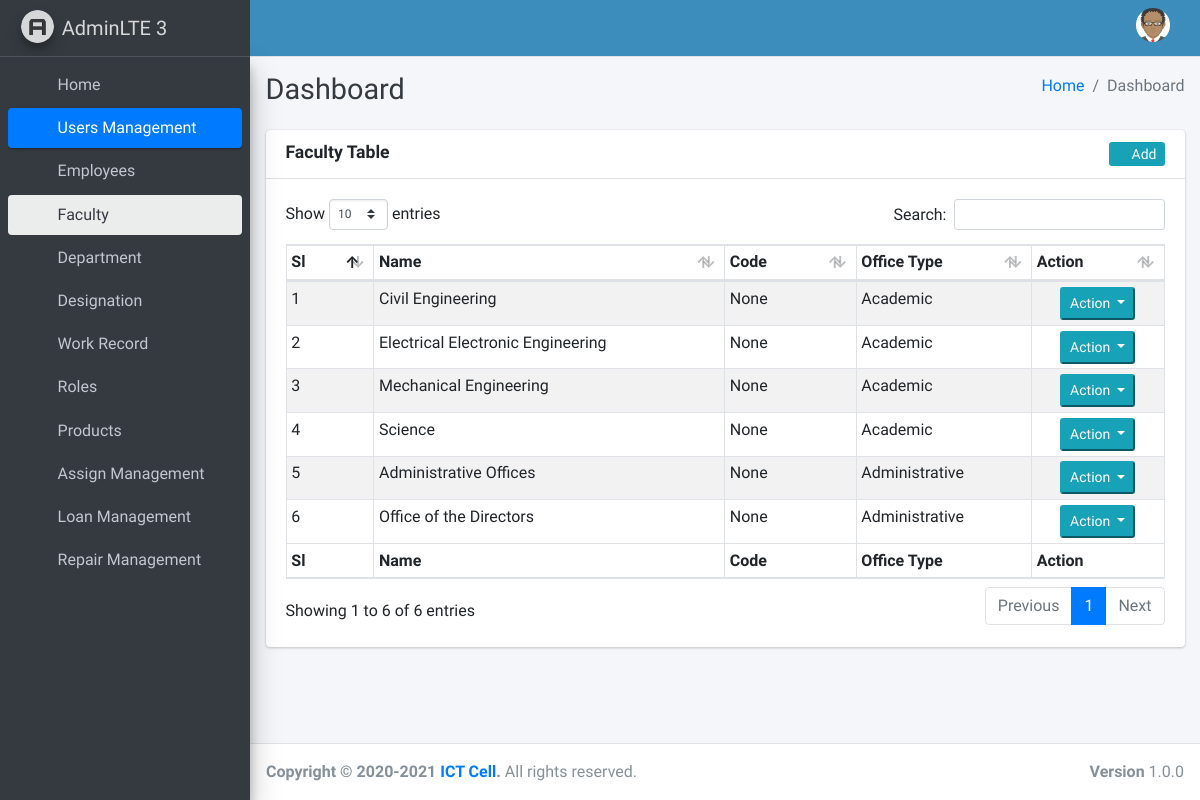
The page /employees/faculty/ (signed in) on the database its author committed.
### employees/models.py (models this page shows, shortened)
class TimeStampedModel(models.Model):
    created_at = models.DateTimeField(auto_now_add=True, auto_now=False, blank=True, null=True)
    modified_at = models.DateTimeField(auto_now=True, blank=True, null=True)
    class Meta:
        abstract = True

class Employee(TimeStampedModel):
    user = models.OneToOneField(settings.AUTH_USER_MODEL, on_delete=models.CASCADE, related_name='employee')
    cell_no = models.CharField(max_length=20, blank=True, null=True)
    address = models.TextField(max_length=300, blank=True, null=True)
    gender = models.CharField(max_length=20, choices=GENDER, blank=True, null=True)
    dob = models.DateField(blank=True, null=True)
    image = models.ImageField(blank=True, null=True, default='employee/avatar.png', upload_to='employee/')
    employee_no = models.IntegerField(blank=True, null=True)
    joining_date = models.DateField(blank=True, null=True)
    active_status = models.CharField(max_length=10, choices=ACTIVE_STATUS, default='active')
    department = models.ForeignKey(Department, on_delete=models.PROTECT, related_name='department', blank=True,
                                   null=True)
    userType = models.ForeignKey(UserType, on_delete=models.PROTECT, related_name='userType', blank=True, null=True)
    designation = models.ForeignKey(Designation, on_delete=models.PROTECT, related_name='designation', blank=True,
                                    null=True)
    slug = models.SlugField(editable=False)

class Faculty(TimeStampedModel):
    name = models.CharField(max_length=200)
    code = models.CharField(max_length=20, blank=True, null=True)
    acronym = models.CharField(max_length=100, blank=True, null=True)
    description = models.TextField(blank=True, null=True)
    office_type = models.CharField(max_length=10, choices=DEPARTMENT_TYPE, default='ac')
    slug = models.SlugField(editable=False)

### employees/views.py (the view)
# urls.py: path('faculty/', FacultyListView.as_view(), name='faculty_list'),
class FacultyListView(LoginRequiredMixin, ListView):
    template_name = 'employee/faculty/faculty_list.html'
    model = Faculty
    context_object_name = "faculties"

### templates/employee/faculty/faculty_list.html (shortened to what this page needs)
{% extends '_base.html' %}
{% block content %}
    <div class="row">
        <div class="col-12">
            <div class="card">
                <div class="card-header">
                    <h3 class="card-title"><b>Faculty Table</b></h3>
                    <div class="float-right">
                        <a class="btn-sm bg-info" href="{% url 'faculty_create' %}">
                            <i class="fas fa-plus"></i> Add
                        </a>
                    </div>
                </div>
                <div class="card-body">
                    <table id="example1" class="table table-bordered table-striped table-sm">
                        <colgroup>
                            <col span="1" style="width: 10%;">
                            <col span="1" style="width: 40%;">
                            <col span="1" style="width: 15%;">
                            <col span="1" style="width: 20%;">
                             <col span="1" style="width: 15%;">
                        </colgroup>
                        <thead>
                        <tr>
                            <th>Sl</th>
                            <th>Name</th>
                            <th>Code</th>
                            <th>Office Type</th>
                            <th>Action</th>
                        </tr>
                        </thead>
                        <tbody>
                        {% for faculty in faculties %}
                            <tr>
                                <td>{{ forloop.counter }}</td>
                                <td>{{ faculty.name }} </td>
                                <td>{{ faculty.code }}</td>
                                <td>
                                    {% if faculty.office_type == 'ac' %}
                                        Academic
                                    {% else %}
                                        Administrative
                                    {% endif %}
                                </td>
                                <td class="text-center">
                                    <div class="btn-group">
                                      <button type="button" class="btn-sm btn-info dropdown-toggle" data-toggle="dropdown" aria-haspopup="true" aria-expanded="false">
                                        Action
                                      </button>
                                    </div>
                                </td>
                            </tr>
                        {% endfor %}
                        </tbody>
                        <tfoot>
                        <tr>
                            <th>Sl</th>
                            <th>Name</th>
                            <th>Code</th>
                            <th>Office Type</th>
                            <th>Action</th>
                        </tr>
                        </tfoot>
                    </table>
                </div>
            </div>
        </div>
    </div>
{% endblock %}

### templates/_base.html (shortened to what this page needs)
{% load static %}
<!doctype html>
<html lang="en">
<head>
    {% include 'layouts/_styles.html' %}
</head>
<body class="hold-transition sidebar-mini layout-navbar-fixed">
<div class="wrapper">
    {% include 'layouts/_main_header.html' %}
    {% include 'layouts/_main_sideba.html' %}
    <div class="content-wrapper">
        <div class="content-header">
            <div class="container-fluid">
                <div class="row mb-2">
                    <div class="col-sm-6">
                        <h1 class="m-0 text-dark">Dashboard</h1>
                    </div>
                    <div class="col-sm-6">
                        <ol class="breadcrumb float-sm-right">
                            <li class="breadcrumb-item"><a href="#">Home</a></li>
                            <li class="breadcrumb-item active">Dashboard</li>
                        </ol>
                    </div>
                </div>
            </div>
        </div>
        <section class="content">
            <div class="container-fluid">
                {% block content %}
                {% endblock %}
            </div>
        </section>
    </div>
    {% include 'layouts/_main_footer.html' %}
</div>
</body>
</html>

### templates/layouts/_styles.html (shortened to what this page needs)
{% load static %}
<link rel="stylesheet" href= {%  static  "plugins/fontawesome-free/css/all.min.css" %}>
  <link rel="stylesheet" href="https://code.ionicframework.com/ionicons/2.0.1/css/ionicons.min.css" %}>
  <link rel="stylesheet" href={%  static  "plugins/tempusdominus-bootstrap-4/css/tempusdominus-bootstrap-4.min.css" %}>
  <link rel="stylesheet" href={%  static  "plugins/icheck-bootstrap/icheck-bootstrap.min.css" %}>
  <link rel="stylesheet" href={%  static  "plugins/jqvmap/jqvmap.min.css" %}>
  <link rel="stylesheet" href={% static "css/adminlte.min.css" %}>
  <link rel="stylesheet" href={%  static  "plugins/overlayScrollbars/css/OverlayScrollbars.min.css" %}>
  <link rel="stylesheet" href={%  static  "plugins/daterangepicker/daterangepicker.css" %}>
  <link rel="stylesheet" href={%  static  "plugins/summernote/summernote-bs4.css" %}>
  <link rel="stylesheet" href={%  static  "css/all-skins.min.css" %}>
  <link rel="stylesheet" href={% static "plugins/datatables-bs4/css/dataTables.bootstrap4.min.css"  %}>
  <link rel="stylesheet" href={% static "plugins/datatables-responsive/css/responsive.bootstrap4.min.css" %}>

### templates/layouts/_main_header.html (shortened to what this page needs)
{% load static %}
<nav class="main-header navbar navbar-expand navbar-lightblue navbar-light">
    <ul class="navbar-nav">
        <li class="nav-item">
            <a class="nav-link" data-widget="pushmenu" href="#" role="button"><i class="fas fa-bars"></i></a>
        </li>
    </ul>
    <ul class="navbar-nav ml-auto">
        <li class="nav-item dropdown user-menu">
            <a class="nav-link" data-toggle="dropdown" href="#">
                <img src="{{ user.employee.image.url }}" class="user-image" alt="">
            </a>
                </li>
            </ul>
</nav>

### templates/layouts/_main_sideba.html (shortened to what this page needs)
{% load static %}
<aside class="main-sidebar sidebar-dark-primary elevation-4">
    <a href="" class="brand-link">
        <img src="{% static "img/AdminLTELogo.png" %}" alt="AdminLTE Logo" class="brand-image img-circle elevation-3"
             style="opacity: .8">
        <span class="brand-text font-weight-light">AdminLTE 3</span>
    </a>
    <div class="sidebar">
        <nav class="mt-2">
            <ul class="nav nav-pills nav-sidebar flex-column" data-widget="treeview" role="menu" data-accordion="false">
                <li class="nav-item">
                    <a href="#" class="nav-link">
                        <i class="fas fa-tachometer-alt nav-icon"></i>
                        <p>Home</p>
                    </a>
                </li>
                 {% url 'employee_list' as  employee_list %}
                 {% url 'faculty_list'  as  faculty_list %}
                 {% url 'department_list' as  department_list %}
                 {% url 'designation_list' as  designation_list %}
                <li class="nav-item has-treeview
                    {% if request.path == employee_list or  request.path == faculty_list or  request.path == department_list or  request.path == designation_list %}
                          menu-open
                    {% endif %} ">
                    <a href="#" class="nav-link
                    {% if request.path == employee_list or  request.path == faculty_list or  request.path == department_list or  request.path == designation_list %}
                        active
                    {% endif %}">
                        <i class="nav-icon fas fa-users"></i>
                        <p>
                            Users Management
                            <i class="right fas fa-angle-left"></i>
                        </p>
                    </a>
                    <ul class="nav nav-treeview">
                        <li class="nav-item">
                            <a href="{% url 'employee_list' %}" class="nav-link  ">
                                <i class="far fa-user nav-icon"></i>
                                <p>Employees</p>
                            </a>
                        </li>
                        <li class="nav-item">
                            <a href="{% url 'faculty_list' %}" class="nav-link {% if request.path == faculty_list %}
                                active
                            {% endif %}  ">
                                <i class="far fa-circle nav-icon"></i>
                                <p>Faculty</p>
                            </a>
                        </li>
                        <li class="nav-item">
                            <a href="{% url 'department_list' %}" class="nav-link   ">
                                <i class="far fa-circle nav-icon"></i>
                                <p>Department</p>
                            </a>
                        </li>
                        <li class="nav-item">
                            <a href="{% url 'designation_list' %}" class="nav-link  ">
                                <i class="far fa-circle nav-icon"></i>
                                <p>Designation</p>
                            </a>
                        </li>
                    <li class="nav-item">
                            <a href="#" class="nav-link">
                                <i class="far fa-circle nav-icon"></i>
                                <p>Work Record</p>
                            </a>
                        </li>
                        <li class="nav-item">
                            <a href="#" class="nav-link">
                                <i class="fa far fa-briefcase nav-icon"></i>
                                <p>Roles</p>
                            </a>
                        </li>
                    </ul>
                </li>
                {% url 'category_list' as category_list %}
                {% url 'category_create' as category_create %}
                {% url 'category_update' category.pk as category_update %}
                {% url 'category_delete' category.pk as category_delete %}
                {% url 'product_list'  as product_list %}
                {% url 'product_create' as product_create %}
                {% url 'location_list' as location_list %}
                {% url 'location_create' as location_create %}
                {% url 'status_list' as status_list %}
                {% url 'status_create' as status_create %}
                {% url 'memo_list' as memo_list %}
                {% url 'memo_create' as memo_create %}
                {% url 'product_item_list' as item_list %}
                {% url 'product_item_create' as item_create %}
                <li class="nav-item has-treeview
                     ">
                    <a href="#"
                       class="nav-link ">
                        <i class="nav-icon fas fa-cubes"></i>
                        <p>
                            Products
                            <i class="right fas fa-angle-left"></i>
                        </p>
                    </a>
                </li>
                <li class="nav-item has-treeview">
                    <a href="#" class="nav-link">
                        <i class="nav-icon fas fa-users"></i>
                        <p>
                            Assign Management
                            <i class="right fas fa-angle-left"></i>
                        </p>
                    </a>
                </li>
                <li class="nav-item has-treeview ">
                    <a href="#" class="nav-link">
                        <i class="nav-icon fas fa-tasks"></i>
                        <p>
                            Loan Management
                            <i class="right fas fa-angle-left"></i>
                        </p>
                    </a>
                </li>
                <li class="nav-item has-treeview">
                    <a href="#" class="nav-link">
                        <i class="nav-icon fas fa-users"></i>
                        <p>
                            Repair Management
                            <i class="right fas fa-angle-left"></i>
                        </p>
                    </a>
                </li>
            </ul>
        </nav>
    </div>
</aside>

### templates/layouts/_main_footer.html
<footer class="main-footer">
    <strong>Copyright &copy; 2020-2021 <a href="#">ICT Cell</a>.</strong>
    All rights reserved.
    <div class="float-right d-none d-sm-inline-block">
      <b>Version</b> 1.0.0
    </div>
  </footer>

### templates/layouts/_scripts.html (shortened to what this page needs)
{% load static %}

### rows shown on the page
Faculty: name "Civil Engineering", code "None", office_type "Academic"
Faculty: name "Electrical Electronic Engineering", code "None", office_type "Academic"
Faculty: name "Mechanical Engineering", code "None", office_type "Academic"
Faculty: name "Science", code "None", office_type "Academic"
Faculty: name "Administrative Offices", code "None", office_type "Administrative"
Faculty: name "Office of the Directors", code "None", office_type "Administrative"
